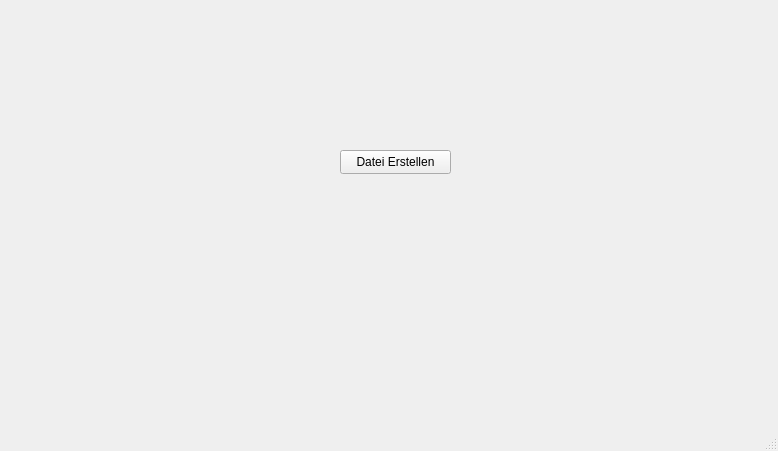
<?xml version="1.0" encoding="UTF-8"?>
<ui version="4.0">
 <class>MainWindow</class>
 <widget class="QMainWindow" name="MainWindow">
  <property name="geometry">
   <rect>
    <x>0</x>
    <y>0</y>
    <width>778</width>
    <height>451</height>
   </rect>
  </property>
  <property name="windowTitle">
   <string>MainWindow</string>
  </property>
  <widget class="QWidget" name="centralwidget">
   <widget class="QPushButton" name="pushButton">
    <property name="geometry">
     <rect>
      <x>340</x>
      <y>150</y>
      <width>111</width>
      <height>24</height>
     </rect>
    </property>
    <property name="styleSheet">
     <string notr="true"/>
    </property>
    <property name="text">
     <string>Datei Erstellen</string>
    </property>
   </widget>
  </widget>
  <widget class="QMenuBar" name="menubar">
   <property name="geometry">
    <rect>
     <x>0</x>
     <y>0</y>
     <width>778</width>
     <height>22</height>
    </rect>
   </property>
  </widget>
  <widget class="QStatusBar" name="statusbar"/>
 </widget>
 <resources/>
 <connections/>
</ui>
